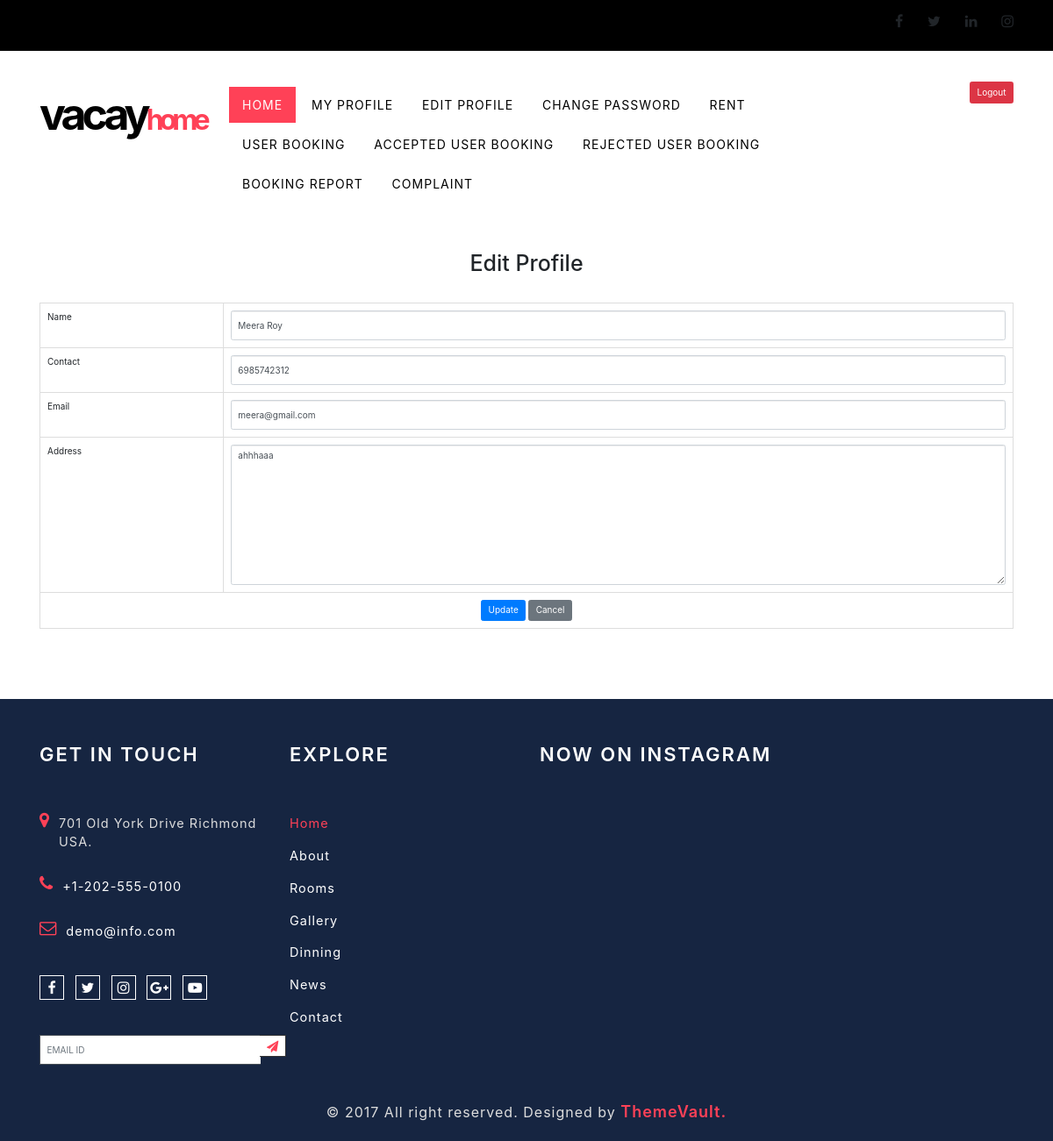
/Owner/editprofile/ (signed in), run on an earlier commit of the app's database.
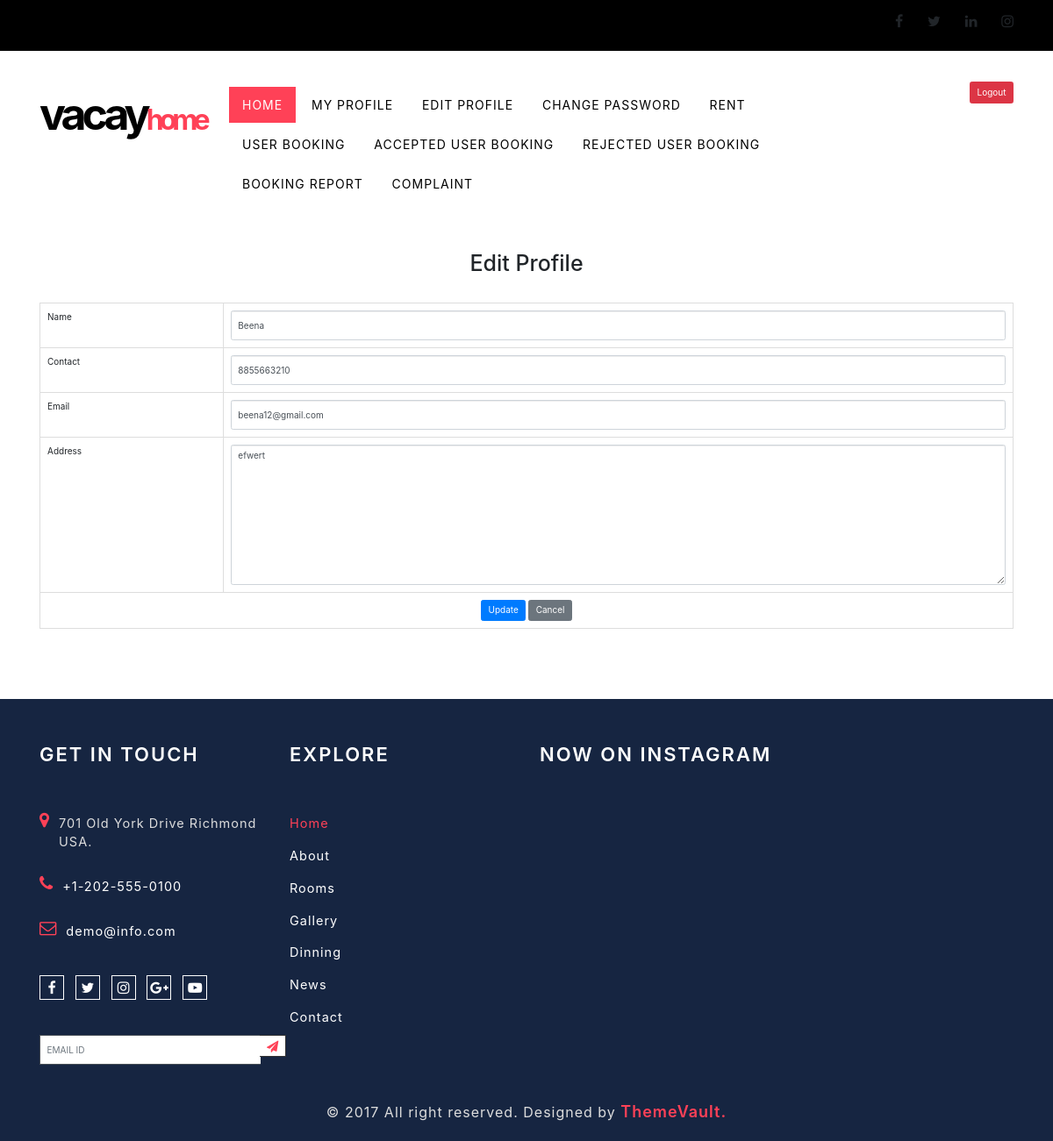
And on a later commit of the database.
### Guest/models.py (models this page shows)
class tbl_ownerregistration(models.Model):
    place=models.ForeignKey(tbl_place,on_delete=models.CASCADE)
    name=models.CharField(max_length=50)
    contact=models.CharField(max_length=50)
    email=models.EmailField(max_length=50)
    gender=models.CharField(max_length=50)
    address=models.TextField(max_length=50)
    zipcode=models.CharField(max_length=50)
    photo=models.FileField(upload_to="MemberDocs/")
    proof=models.FileField(upload_to="MemberDocs/")
    password=models.CharField(max_length=50)
    status=models.CharField(max_length=50,default=0,null=True)

### Owner/views.py (the view)
# urls.py: path('editprofile/',views.editprofile,name="EditProfile"),
def editprofile(request):
    oregdata=tbl_ownerregistration.objects.get(id=request.session['oid'])
    if request.method=="POST":
        oregdata.name=request.POST.get("txt_name")
        oregdata.contact=request.POST.get("txt_con")
        oregdata.email=request.POST.get("txt_email")
        oregdata.address=request.POST.get("txt_address")
        oregdata.save()
        return redirect("Owner:MyProfile")
    else:
        return render(request,"Owner/EditProfile.html",{'oregdata':oregdata})

### Owner/Templates/Owner/EditProfile.html (shortened to what this page needs)
{% extends 'Owner/header.html' %}
{% load static %}
{% block content %}
<!DOCTYPE html>
<html lang="en">
<head>
    <link rel="stylesheet" href="https://maxcdn.bootstrapcdn.com/bootstrap/4.0.0/css/bootstrap.min.css">
</head>
<body>
    <center><h1>Edit Profile</h1></center>
    <div class="container mt-5">
        <form method="post" action="">
            <table class="table table-bordered" align="center">
                <tr>
                    <td>Name</td>
                    <td><input type="text" id="" name="txt_name" value="{{oregdata.name}}" class="form-control"></td>
                </tr>
                <tr>
                    <td>Contact</td>
                    <td><input type="text" id="" name="txt_con" value="{{oregdata.contact}}" class="form-control"></td>
                </tr>
                <tr>
                    <td>Email</td>
                    <td><input type="email" id="" name="txt_email" value="{{oregdata.email}}" class="form-control"></td>
                </tr>
                <tr>
                    <td>Address</td>
                    <td><textarea name="txt_address" id="" cols="30" rows="10" class="form-control">{{oregdata.address}}</textarea></td>
                </tr>
                <tr>
                    <td colspan="2" align="center">
                        <input type="submit" name="btn_submit" id="" value="Update" class="btn btn-primary">
                        <input type="reset" name="btn_cancel" id="" value="Cancel" class="btn btn-secondary">
                    </td>
                </tr>
            </table>
        </form>
    </div>
</body>
</html>
{% endblock content %}

What changed in the data, as far as the page shows it:
changed tbl_ownerregistration: txt_name "Meera Roy" → "Beena"; txt_con "6985742312" → "8855663210"; txt_email "meera@gmail.com" → "beena12@gmail.com"; txt_address "ahhhaaa" → "efwert"
